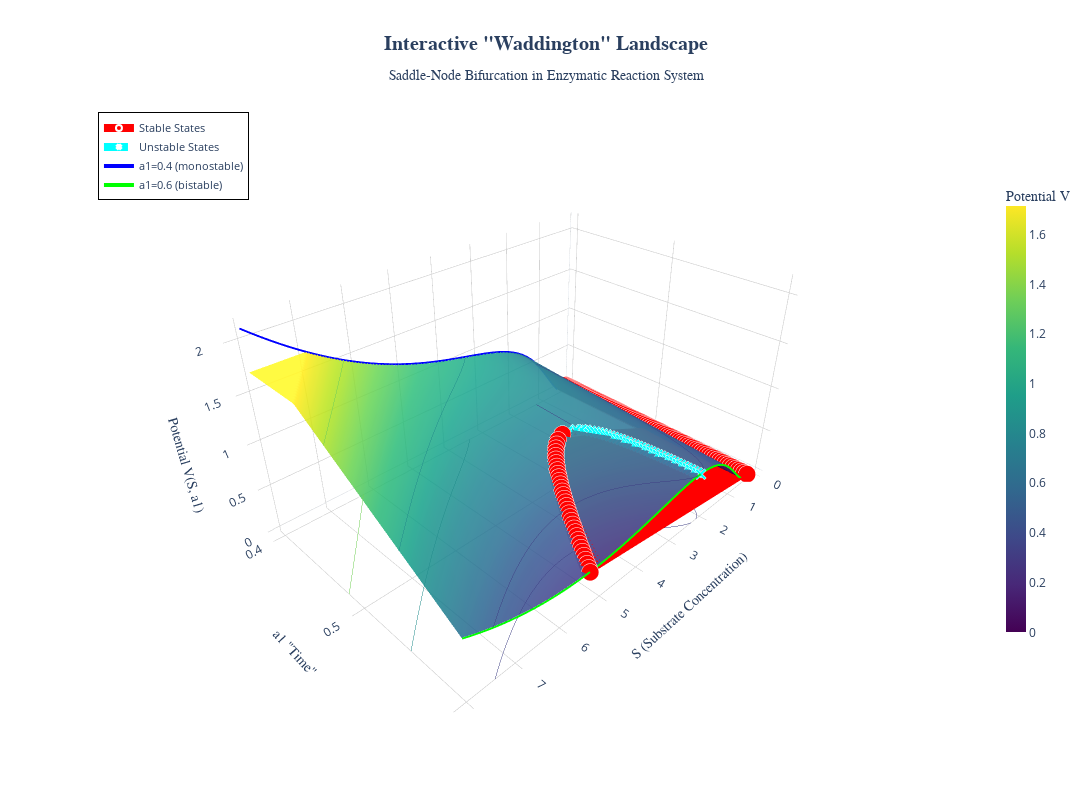

The code cell stored with this chart in its notebook:
### Markdown cell above
# Plotly graph

### Code cell
import numpy as np
import plotly.graph_objects as go
from scipy.optimize import fsolve
from scipy.integrate import cumulative_trapezoid

def dS_dt(S, a1, b1, k_max, K_m, n, m):
    """First equation only - S dynamics independent of P"""
    enzymatic_rate = (k_max * S**n) / (K_m**m + S**m)
    return a1 - b1 * S - enzymatic_rate

def find_steady_states_1D(a1, b1, k_max, K_m, n, m):
    """Find steady states for S equation"""
    steady_states = []
    
    for S_guess in np.linspace(0.1, 15, 50):
        try:
            sol = fsolve(lambda S: dS_dt(S, a1, b1, k_max, K_m, n, m), 
                        S_guess, full_output=True)
            if sol[2] == 1:
                S_star = sol[0][0]
                if S_star > 0:
                    residual = abs(dS_dt(S_star, a1, b1, k_max, K_m, n, m))
                    if residual < 1e-8:
                        is_new = True
                        for existing in steady_states:
                            if abs(S_star - existing) < 1e-4:
                                is_new = False
                                break
                        if is_new:
                            steady_states.append(S_star)
        except:
            pass
    
    return sorted(steady_states)

def check_stability_1D(S_star, a1, b1, k_max, K_m, n, m, epsilon=1e-6):
    """Check stability by examining derivative of dS/dt at steady state"""
    f_plus = dS_dt(S_star + epsilon, a1, b1, k_max, K_m, n, m)
    f_minus = dS_dt(S_star - epsilon, a1, b1, k_max, K_m, n, m)
    derivative = (f_plus - f_minus) / (2 * epsilon)
    is_stable = derivative < 0
    return is_stable, derivative

def compute_potential_1D(a1, b1, k_max, K_m, n, m, S_range=(0.1, 10), resolution=1000):
    """Compute 1D potential V(S) such that dS/dt = -dV/dS"""
    S_array = np.linspace(S_range[0], S_range[1], resolution)
    dS_dt_array = np.array([dS_dt(S, a1, b1, k_max, K_m, n, m) for S in S_array])
    potential = cumulative_trapezoid(-dS_dt_array, S_array, initial=0)
    potential = potential - np.min(potential)
    return S_array, potential, dS_dt_array

def create_interactive_waddington_landscape():
    """Create an interactive 3D Waddington landscape using Plotly"""
    
    # Parameters
    b1 = 0.1
    k_max, K_m = 2, 1
    n, m = 1, 3
    
    # Create arrays with high resolution
    a1_array = np.linspace(0.4, 0.6, 80)
    S_range = (0.5, 8)
    S_resolution = 500
    
    # Initialize potential matrix
    S_array = np.linspace(S_range[0], S_range[1], S_resolution)
    potential_matrix = np.zeros((len(a1_array), S_resolution))
    
    # Store steady states
    all_steady_states = []
    all_a1_for_states = []
    all_stability = []
    all_V_for_states = []
    
    print("Computing interactive Waddington landscape...")
    for i, a1 in enumerate(a1_array):
        _, potential, _ = compute_potential_1D(a1, b1, k_max, K_m, n, m, 
                                               S_range, S_resolution)
        potential_matrix[i, :] = potential
        
        steady_states = find_steady_states_1D(a1, b1, k_max, K_m, n, m)
        for S_star in steady_states:
            is_stable, _ = check_stability_1D(S_star, a1, b1, k_max, K_m, n, m)
            V_star = np.interp(S_star, S_array, potential)
            all_steady_states.append(S_star)
            all_a1_for_states.append(a1)
            all_stability.append(is_stable)
            all_V_for_states.append(V_star)
    
    # Create meshgrid
    S_mesh, a1_mesh = np.meshgrid(S_array, a1_array)
    
    # Cap the potential for better visualization
    V_plot = potential_matrix.copy()
    V_max = np.percentile(V_plot, 98)
    V_plot = np.clip(V_plot, 0, V_max)
    
    # Separate stable and unstable states
    stable_S = np.array([s for s, stable in zip(all_steady_states, all_stability) if stable])
    stable_a1 = np.array([a for a, stable in zip(all_a1_for_states, all_stability) if stable])
    stable_V = np.array([v for v, stable in zip(all_V_for_states, all_stability) if stable])
    
    unstable_S = np.array([s for s, stable in zip(all_steady_states, all_stability) if not stable])
    unstable_a1 = np.array([a for a, stable in zip(all_a1_for_states, all_stability) if not stable])
    unstable_V = np.array([v for v, stable in zip(all_V_for_states, all_stability) if not stable])
    
    # Create the figure
    fig = go.Figure()
    
    # Add the main surface
    fig.add_trace(go.Surface(
        x=S_mesh,
        y=a1_mesh,
        z=V_plot,
        colorscale='Viridis',
        opacity=0.95,
        name='Potential Landscape',
        colorbar=dict(
            title=dict(
                text='Potential V',
                font=dict(size=14, family='Arial, sans-serif')
            ),
            tickfont=dict(size=12),
            len=0.75,
            thickness=20
        ),
        contours=dict(
            z=dict(
                show=True,
                usecolormap=True,
                highlightcolor="white",
                project=dict(z=True)
            )
        ),
        hovertemplate='<b>S</b>: %{x:.3f}<br><b>a1</b>: %{y:.3f}<br><b>V</b>: %{z:.3f}<extra></extra>'
    ))
    
    # Add stable steady states trajectory
    if len(stable_S) > 0:
        fig.add_trace(go.Scatter3d(
            x=stable_S,
            y=stable_a1,
            z=stable_V,
            mode='lines+markers',
            name='Stable States',
            line=dict(color='red', width=8),
            marker=dict(
                size=6,
                color='red',
                symbol='circle',
                line=dict(color='white', width=2)
            ),
            hovertemplate='<b>Stable State</b><br>S: %{x:.4f}<br>a1: %{y:.4f}<br>V: %{z:.4f}<extra></extra>'
        ))
    
    # Add unstable steady states trajectory
    if len(unstable_S) > 0:
        fig.add_trace(go.Scatter3d(
            x=unstable_S,
            y=unstable_a1,
            z=unstable_V,
            mode='lines+markers',
            name='Unstable States',
            line=dict(color='cyan', width=8, dash='dash'),
            marker=dict(
                size=4,
                color='cyan',
                symbol='x',
                line=dict(color='white', width=2)
            ),
            hovertemplate='<b>Unstable State</b><br>S: %{x:.4f}<br>a1: %{y:.4f}<br>V: %{z:.4f}<extra></extra>'
        ))
    
    # Add reference planes
    idx_04 = np.argmin(np.abs(a1_array - 0.4))
    S_plane = np.linspace(S_range[0], S_range[1], 50)
    a1_plane_04 = np.full_like(S_plane, 0.4)
    V_plane_04 = np.interp(S_plane, S_array, potential_matrix[idx_04, :])
    
    fig.add_trace(go.Scatter3d(
        x=S_plane,
        y=a1_plane_04,
        z=V_plane_04,
        mode='lines',
        name='a1=0.4 (monostable)',
        line=dict(color='blue', width=4),
        hovertemplate='<b>a1=0.4</b><br>S: %{x:.3f}<br>V: %{z:.3f}<extra></extra>'
    ))
    
    idx_06 = np.argmin(np.abs(a1_array - 0.6))
    a1_plane_06 = np.full_like(S_plane, 0.6)
    V_plane_06 = np.interp(S_plane, S_array, potential_matrix[idx_06, :])
    
    fig.add_trace(go.Scatter3d(
        x=S_plane,
        y=a1_plane_06,
        z=V_plane_06,
        mode='lines',
        name='a1=0.6 (bistable)',
        line=dict(color='lime', width=4),
        hovertemplate='<b>a1=0.6</b><br>S: %{x:.3f}<br>V: %{z:.3f}<extra></extra>'
    ))
    
    # Update layout - FIXED: removed titlefont, use title with text property
    fig.update_layout(
        title=dict(
            text='<b>Interactive "Waddington" Landscape</b><br>' +
                 '<sub>Saddle-Node Bifurcation in Enzymatic Reaction System</sub>',
            x=0.5,
            xanchor='center',
            font=dict(size=20, family='Arial, sans-serif')
        ),
        scene=dict(
            xaxis=dict(
                title=dict(text='S (Substrate Concentration)', 
                          font=dict(size=14, family='Arial, sans-serif')),
                gridcolor='lightgray',
                showbackground=True,
                backgroundcolor='rgba(230, 230, 230, 0.5)'
            ),
            yaxis=dict(
                title=dict(text='a1 "Time"', 
                          font=dict(size=14, family='Arial, sans-serif')),
                gridcolor='lightgray',
                showbackground=True,
                backgroundcolor='rgba(230, 230, 230, 0.5)'
            ),
            zaxis=dict(
                title=dict(text='Potential V(S, a1)', 
                          font=dict(size=14, family='Arial, sans-serif')),
                gridcolor='lightgray',
                showbackground=True,
                backgroundcolor='rgba(230, 230, 230, 0.5)'
            ),
            camera=dict(
                eye=dict(x=1.5, y=1.5, z=1.3),
                center=dict(x=0, y=0, z=0)
            ),
            aspectmode='manual',
            aspectratio=dict(x=1.5, y=1, z=0.8)
        ),
        width=1200,
        height=800,
        showlegend=True,
        legend=dict(
            x=0.02,
            y=0.98,
            bgcolor='rgba(255, 255, 255, 0.8)',
            bordercolor='black',
            borderwidth=1,
            font=dict(size=11)
        ),
        hovermode='closest',
        template='plotly_white'
    )
    
    # Save to HTML
    html_file = 'waddington_landscape_interactive.html'
    fig.write_html(html_file)
    print(f"\n✓ Interactive plot saved to: {html_file}")
    
    # Show the plot
    fig.show()
    
    return fig

# Run the interactive Plotly analysis
print("="*60)
print("INTERACTIVE 'WADDINGTON' LANDSCAPE")
print("="*60)

fig1 = create_interactive_waddington_landscape()

print("\n" + "="*60)
print("EXPORT OPTIONS:")
print("="*60)
print("1. Open 'waddington_landscape_interactive.html' in your browser")
print("2. Interactive controls:")
print("   - Rotate: Click and drag")
print("   - Zoom: Scroll or pinch")
print("   - Pan: Right-click and drag")
print("   - Reset view: Double-click")
print("3. Download static PNG using camera icon in toolbar")
print("4. HTML file is self-contained and shareable!")
print("="*60)

### Figure 1 — Plotly figure (JSON) as saved in the notebook; plotly's stock layout.template omitted (floating-point values rounded to 4 significant figures; data arrays with more than 128 entries replaced by an {"elided": "..."} marker saying what was removed)
{"data": [{"colorbar": {"len": 0.75, "thickness": 20, "tickfont": {"size": 12}, "title": {"font": {"family": "Arial, sans-serif", "size": 14}, "text": "Potential V"}}, "colorscale": [[0, "#440154"], [0.1111, "#482878"], [0.2222, "#3e4989"], [0.3333, "#31688e"], [0.4444, "#26828e"], [0.5556, "#1f9e89"], [0.6667, "#35b779"], [0.7778, "#6ece58"], [0.8889, "#b5de2b"], [1, "#fde725"]], "contours": {"z": {"highlightcolor": "white", "project": {"z": true}, "show": true, "usecolormap": true}}, "hovertemplate": "<b>S</b>: %{x:.3f}<br><b>a1</b>: %{y:.3f}<br><b>V</b>: %{z:.3f}<extra></extra>", "name": "Potential Landscape", "opacity": 0.95, "type": "surface", "x": {"elided": "80x500 float values"}, "y": {"elided": "80x500 float values"}, "z": {"elided": "80x500 float values"}}, {"hovertemplate": "<b>Stable State</b><br>S: %{x:.4f}<br>a1: %{y:.4f}<br>V: %{z:.4f}<extra></extra>", "line": {"color": "red", "width": 8}, "marker": {"color": "red", "line": {"color": "white", "width": 2}, "size": 6, "symbol": "circle"}, "mode": "lines+markers", "name": "Stable States", "type": "scatter3d", "x": [0.1918, 0.193, 0.1942, 0.1955, 0.1967, 0.198, 0.1992, 0.2004, 0.2017, 0.2029, 0.2042, 0.2054, 0.2067, 0.2079, 0.2092, 0.2104, 0.2117, 0.2129, 0.2142, 0.2154, 0.2167, 0.2179, 0.2192, 0.2204, 0.2217, 0.2229, 0.2242, 0.2255, 0.2267, 0.228, 0.2292, 0.2305, 0.2318, 0.233, 0.2343, 0.2356, 0.2368, 0.2381, 0.2394, 0.2406, 0.2419, 0.2432, 0.2445, 0.2457, 3.426, 0.247, 3.616, 0.2483, 3.726, 0.2496, 3.814, 0.2508, 3.891, 0.2521, 3.96, 0.2534, 4.024, 0.2547, 4.084, 0.256, 4.141, 0.2573, 4.195, 0.2586, 4.247, 0.2598, 4.298, 0.2611, 4.346, 0.2624, 4.394, 0.2637, 4.44, 0.265, 4.485, 0.2663, 4.529, 0.2676, 4.572, 0.2689, 4.615, 0.2702, 4.656, 0.2715, 4.697, 0.2728, 4.737, 0.2741, 4.777, 0.2754, 4.816, 0.2767, 4.855, 0.278, 4.893, 0.2793, 4.931, 0.2806, 4.969, 0.282, 5.006, 0.2833, 5.042, 0.2846, 5.079, 0.2859, 5.115, 0.2872, 5.15, 0.2885, 5.186, 0.2899, 5.221, 0.2912, 5.256, 0.2925, 5.29], "y": [0.4, 0.4025, 0.4051, 0.4076, 0.4101, 0.4127, 0.4152, 0.4177, 0.4203, 0.4228, 0.4253, 0.4278, 0.4304, 0.4329, 0.4354, 0.438, 0.4405, 0.443, 0.4456, 0.4481, 0.4506, 0.4532, 0.4557, 0.4582, 0.4608, 0.4633, 0.4658, 0.4684, 0.4709, 0.4734, 0.4759, 0.4785, 0.481, 0.4835, 0.4861, 0.4886, 0.4911, 0.4937, 0.4962, 0.4987, 0.5013, 0.5038, 0.5063, 0.5089, 0.5089, 0.5114, 0.5114, 0.5139, 0.5139, 0.5165, 0.5165, 0.519, 0.519, 0.5215, 0.5215, 0.5241, 0.5241, 0.5266, 0.5266, 0.5291, 0.5291, 0.5316, 0.5316, 0.5342, 0.5342, 0.5367, 0.5367, 0.5392, 0.5392, 0.5418, 0.5418, 0.5443, 0.5443, 0.5468, 0.5468, 0.5494, 0.5494, 0.5519, 0.5519, 0.5544, 0.5544, 0.557, 0.557, 0.5595, 0.5595, 0.562, 0.562, 0.5646, 0.5646, 0.5671, 0.5671, 0.5696, 0.5696, 0.5722, 0.5722, 0.5747, 0.5747, 0.5772, 0.5772, 0.5797, 0.5797, 0.5823, 0.5823, 0.5848, 0.5848, 0.5873, 0.5873, 0.5899, 0.5899, 0.5924, 0.5924, 0.5949, 0.5949, 0.5975, 0.5975, 0.6, 0.6], "z": [0.0, 0.0, 0.0, 0.0, 0.0, 0.0, 0.0, 0.0, 0.0, 0.0, 0.0, 0.0, 0.0, 0.0, 0.0, 0.0, 0.0, 0.0, 0.0, 0.0, 0.0, 0.0, 0.0, 0.0, 0.0, 0.0, 0.0, 0.0, 0.0, 0.0, 0.0, 0.0, 0.0, 0.0, 0.0, 0.0, 0.0, 0.0, 0.0, 0.0, 0.0, 0.0, 0.0, 0.0, 0.6852, 0.0, 0.6775, 0.0, 0.6695, 0.0, 0.6612, 0.0, 0.6527, 0.0, 0.6441, 0.0, 0.6352, 0.0, 0.6262, 0.0, 0.6171, 0.0, 0.6078, 0.0, 0.5984, 0.0, 0.5888, 0.0, 0.5791, 0.0, 0.5693, 0.0, 0.5594, 0.0, 0.5494, 0.0, 0.5393, 0.0, 0.529, 0.0, 0.5186, 0.0, 0.5082, 0.0, 0.4976, 0.0, 0.4869, 0.0, 0.4761, 0.0, 0.4653, 0.0, 0.4543, 0.0, 0.4432, 0.0, 0.432, 0.0, 0.4208, 0.0, 0.4094, 0.0, 0.398, 0.0, 0.3864, 0.0, 0.3748, 0.0, 0.3631, 0.0, 0.3512, 0.0, 0.3393, 0.0, 0.3273, 0.0, 0.3153]}, {"hovertemplate": "<b>Unstable State</b><br>S: %{x:.4f}<br>a1: %{y:.4f}<br>V: %{z:.4f}<extra></extra>", "line": {"color": "cyan", "dash": "dash", "width": 8}, "marker": {"color": "cyan", "line": {"color": "white", "width": 2}, "size": 4, "symbol": "x"}, "mode": "lines+markers", "name": "Unstable States", "type": "scatter3d", "x": [3.267, 3.099, 3.01, 2.944, 2.889, 2.841, 2.799, 2.761, 2.726, 2.693, 2.663, 2.634, 2.607, 2.582, 2.557, 2.534, 2.512, 2.49, 2.47, 2.45, 2.431, 2.413, 2.395, 2.377, 2.361, 2.344, 2.328, 2.313, 2.298, 2.283, 2.269, 2.255, 2.241, 2.227, 2.214, 2.201, 2.189], "y": [0.5089, 0.5114, 0.5139, 0.5165, 0.519, 0.5215, 0.5241, 0.5266, 0.5291, 0.5316, 0.5342, 0.5367, 0.5392, 0.5418, 0.5443, 0.5468, 0.5494, 0.5519, 0.5544, 0.557, 0.5595, 0.562, 0.5646, 0.5671, 0.5696, 0.5722, 0.5747, 0.5772, 0.5797, 0.5823, 0.5848, 0.5873, 0.5899, 0.5924, 0.5949, 0.5975, 0.6], "z": [0.6853, 0.6785, 0.672, 0.6658, 0.6597, 0.6537, 0.6478, 0.642, 0.6364, 0.6308, 0.6252, 0.6198, 0.6144, 0.6091, 0.6039, 0.5987, 0.5936, 0.5885, 0.5835, 0.5786, 0.5736, 0.5688, 0.564, 0.5592, 0.5545, 0.5498, 0.5451, 0.5405, 0.5359, 0.5314, 0.5269, 0.5224, 0.518, 0.5136, 0.5093, 0.505, 0.5007]}, {"hovertemplate": "<b>a1=0.4</b><br>S: %{x:.3f}<br>V: %{z:.3f}<extra></extra>", "line": {"color": "blue", "width": 4}, "mode": "lines", "name": "a1=0.4 (monostable)", "type": "scatter3d", "x": [0.5, 0.6531, 0.8061, 0.9592, 1.112, 1.265, 1.418, 1.571, 1.724, 1.878, 2.031, 2.184, 2.337, 2.49, 2.643, 2.796, 2.949, 3.102, 3.255, 3.408, 3.561, 3.714, 3.867, 4.02, 4.173, 4.327, 4.48, 4.633, 4.786, 4.939, 5.092, 5.245, 5.398, 5.551, 5.704, 5.857, 6.01, 6.163, 6.316, 6.469, 6.622, 6.776, 6.929, 7.082, 7.235, 7.388, 7.541, 7.694, 7.847, 8.0], "y": [0.4, 0.4, 0.4, 0.4, 0.4, 0.4, 0.4, 0.4, 0.4, 0.4, 0.4, 0.4, 0.4, 0.4, 0.4, 0.4, 0.4, 0.4, 0.4, 0.4, 0.4, 0.4, 0.4, 0.4, 0.4, 0.4, 0.4, 0.4, 0.4, 0.4, 0.4, 0.4, 0.4, 0.4, 0.4, 0.4, 0.4, 0.4, 0.4, 0.4, 0.4, 0.4, 0.4, 0.4, 0.4, 0.4, 0.4, 0.4, 0.4, 0.4], "z": [0.0, 0.09507, 0.2053, 0.3173, 0.4219, 0.5146, 0.5942, 0.6614, 0.7176, 0.7646, 0.804, 0.8374, 0.866, 0.8908, 0.9128, 0.9326, 0.951, 0.9684, 0.9852, 1.002, 1.019, 1.036, 1.053, 1.072, 1.091, 1.112, 1.134, 1.157, 1.181, 1.207, 1.235, 1.264, 1.295, 1.328, 1.363, 1.399, 1.437, 1.477, 1.519, 1.564, 1.61, 1.658, 1.708, 1.76, 1.814, 1.871, 1.929, 1.99, 2.053, 2.118]}, {"hovertemplate": "<b>a1=0.6</b><br>S: %{x:.3f}<br>V: %{z:.3f}<extra></extra>", "line": {"color": "lime", "width": 4}, "mode": "lines", "name": "a1=0.6 (bistable)", "type": "scatter3d", "x": [0.5, 0.6531, 0.8061, 0.9592, 1.112, 1.265, 1.418, 1.571, 1.724, 1.878, 2.031, 2.184, 2.337, 2.49, 2.643, 2.796, 2.949, 3.102, 3.255, 3.408, 3.561, 3.714, 3.867, 4.02, 4.173, 4.327, 4.48, 4.633, 4.786, 4.939, 5.092, 5.245, 5.398, 5.551, 5.704, 5.857, 6.01, 6.163, 6.316, 6.469, 6.622, 6.776, 6.929, 7.082, 7.235, 7.388, 7.541, 7.694, 7.847, 8.0], "y": [0.6, 0.6, 0.6, 0.6, 0.6, 0.6, 0.6, 0.6, 0.6, 0.6, 0.6, 0.6, 0.6, 0.6, 0.6, 0.6, 0.6, 0.6, 0.6, 0.6, 0.6, 0.6, 0.6, 0.6, 0.6, 0.6, 0.6, 0.6, 0.6, 0.6, 0.6, 0.6, 0.6, 0.6, 0.6, 0.6, 0.6, 0.6, 0.6, 0.6, 0.6, 0.6, 0.6, 0.6, 0.6, 0.6, 0.6, 0.6, 0.6, 0.6], "z": [0.0, 0.06446, 0.1441, 0.2254, 0.2995, 0.3616, 0.4106, 0.4471, 0.4727, 0.4891, 0.4979, 0.5007, 0.4986, 0.4928, 0.4842, 0.4734, 0.4612, 0.4479, 0.4342, 0.4202, 0.4063, 0.3928, 0.38, 0.3679, 0.3567, 0.3467, 0.3378, 0.3303, 0.3242, 0.3197, 0.3167, 0.3153, 0.3157, 0.3178, 0.3217, 0.3275, 0.3351, 0.3447, 0.3562, 0.3696, 0.3851, 0.4026, 0.4222, 0.4438, 0.4674, 0.4932, 0.5211, 0.5511, 0.5833, 0.6176]}], "layout": {"height": 800, "hovermode": "closest", "legend": {"bgcolor": "rgba(255, 255, 255, 0.8)", "bordercolor": "black", "borderwidth": 1, "font": {"size": 11}, "x": 0.02, "y": 0.98}, "scene": {"aspectmode": "manual", "aspectratio": {"x": 1.5, "y": 1, "z": 0.8}, "camera": {"center": {"x": 0, "y": 0, "z": 0}, "eye": {"x": 1.5, "y": 1.5, "z": 1.3}}, "xaxis": {"backgroundcolor": "rgba(230, 230, 230, 0.5)", "gridcolor": "lightgray", "showbackground": true, "title": {"font": {"family": "Arial, sans-serif", "size": 14}, "text": "S (Substrate Concentration)"}}, "yaxis": {"backgroundcolor": "rgba(230, 230, 230, 0.5)", "gridcolor": "lightgray", "showbackground": true, "title": {"font": {"family": "Arial, sans-serif", "size": 14}, "text": "a1 \"Time\""}}, "zaxis": {"backgroundcolor": "rgba(230, 230, 230, 0.5)", "gridcolor": "lightgray", "showbackground": true, "title": {"font": {"family": "Arial, sans-serif", "size": 14}, "text": "Potential V(S, a1)"}}}, "showlegend": true, "title": {"font": {"family": "Arial, sans-serif", "size": 20}, "text": "<b>Interactive \"Waddington\" Landscape</b><br><sub>Saddle-Node Bifurcation in Enzymatic Reaction System</sub>", "x": 0.5, "xanchor": "center"}, "width": 1200}}
